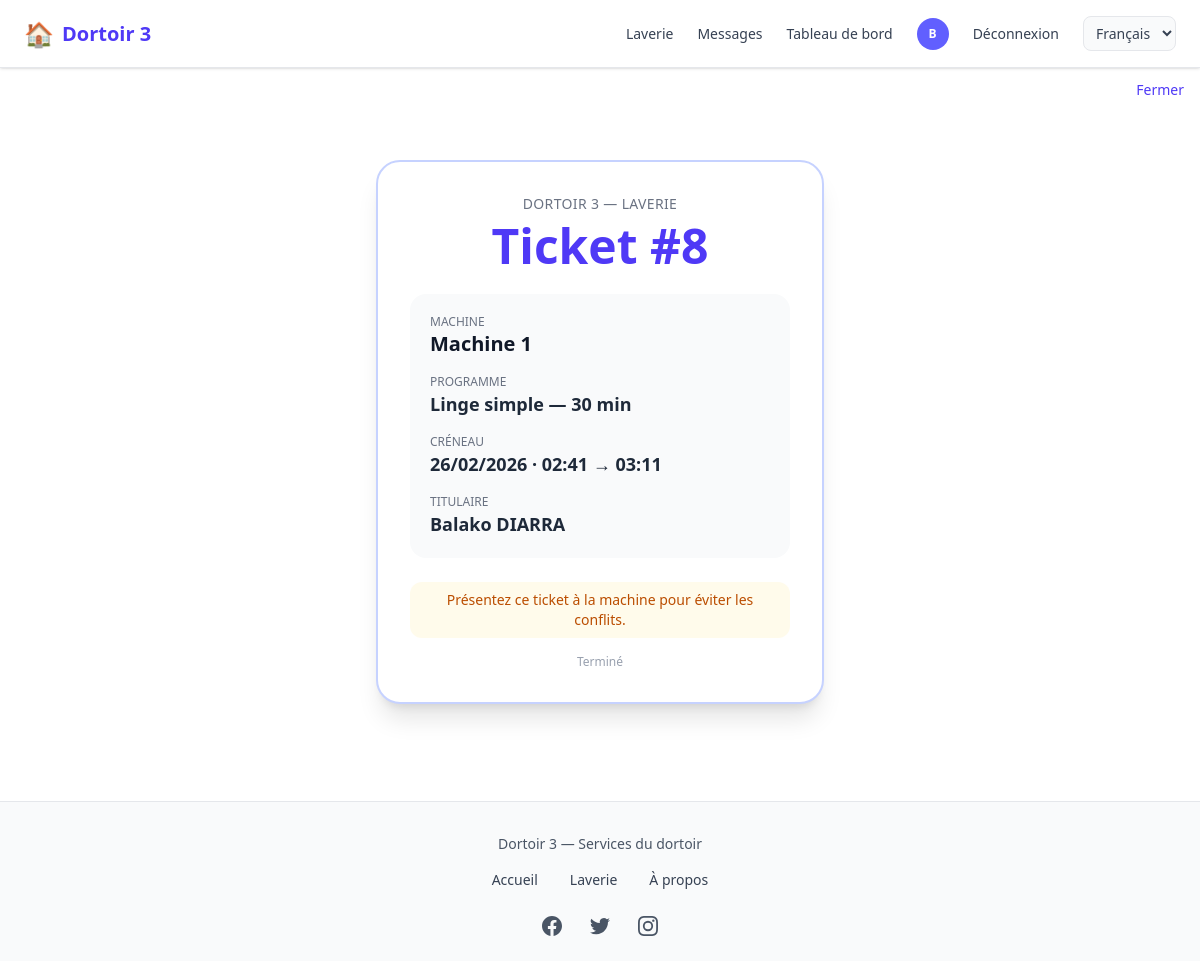
Screenshot of /laverie/ticket/12/ (signed in) with the database file from the repository.
### comptes/models.py (models this page shows, shortened)
class CustomUser(AbstractUser):
    USER_TYPES = (
        ('ADMIN', 'Administrateur'),
        ('client', 'Client'),
        ('vendeur', 'Vendeur'),
        ('coursier', 'Coursier'),
    )
    user_type = models.CharField(max_length=22, choices=USER_TYPES, default="client")
    email = models.EmailField('Adresse email', unique=True,max_length=50)
    telephone = models.CharField(max_length=20, unique=True, blank=True)
    photo = models.ImageField(upload_to=user_photo_upload_to, null=True, blank=True)
    is_premium = models.BooleanField(default=False)
    GENRE = (('masculin', 'Masculin'), ('feminin', 'Féminin'))
    genre = models.CharField(max_length=22, choices=GENRE, null=True, blank=True)
    date_inscription = models.DateField(auto_now_add=True)
    latitude = models.DecimalField(max_digits=9, decimal_places=6, blank=True, null=True)
    longitude = models.DecimalField(max_digits=9, decimal_places=6, blank=True, null=True)
    last_activity = models.DateTimeField(null=True, blank=True, verbose_name="Dernière activité")
    REQUIRED_FIELDS = ['email', 'user_type']

### laverie/models.py (models this page shows, shortened)
class Reservation(models.Model):
    STATUT_CHOICES = [
        ('reserve', 'Réservé'),
        ('en_cours', 'En cours'),
        ('termine', 'Terminé'),
        ('annule', 'Annulé'),
    ]
    utilisateur = models.ForeignKey(
        settings.AUTH_USER_MODEL,
        on_delete=models.CASCADE,
        related_name='reservations_laverie'
    )
    machine = models.ForeignKey(Machine, on_delete=models.CASCADE, related_name='reservations')
    fonction = models.ForeignKey(
        FonctionMachine,
        on_delete=models.CASCADE,
        related_name='reservations',
        null=True,
        blank=True
    )
    debut = models.DateTimeField()
    fin = models.DateTimeField()
    statut = models.CharField(max_length=20, choices=STATUT_CHOICES, default='reserve')
    date_creation = models.DateTimeField(auto_now_add=True)
    numero = models.PositiveIntegerField(
        unique=True,
        null=True,
        blank=True,
        help_text="Numéro de ticket (séquentiel, affiché à l'utilisateur)",
    )
    class Meta:
        ordering = ['-debut']
    def duree_affichage(self):
        if self.fonction:
            return self.fonction.duree_affichage()
        n = self.duree_minutes()
        if n >= 60:
            return f"{n // 60} h {n % 60} min" if n % 60 else f"{n // 60} h"
        return f"{n} min"
    @classmethod
    def marquer_tickets_termines(cls):
        from django.utils import timezone
        now = timezone.now()
        return cls.objects.filter(
            statut__in=('reserve', 'en_cours'),
            fin__lt=now,
        ).update(statut='termine')
    @classmethod
    def marquer_tickets_en_cours(cls):
        from django.utils import timezone
        now = timezone.now()
        return cls.objects.filter(
            statut='reserve',
            debut__lte=now,
            fin__gte=now,
        ).update(statut='en_cours')

class Machine(models.Model):
    nom = models.CharField(max_length=100, help_text="Ex: Machine 1, Lave-linge A")
    ordre = models.PositiveSmallIntegerField(default=0, help_text="Ordre d'affichage")
    active = models.BooleanField(default=True)
    date_creation = models.DateTimeField(auto_now_add=True)
    class Meta:
        ordering = ['ordre', 'nom']

class FonctionMachine(models.Model):
    machine = models.ForeignKey(Machine, on_delete=models.CASCADE, related_name='fonctions')
    nom = models.CharField(max_length=80, help_text="Ex: Coton, Jeans, Délicat")
    duree_minutes = models.PositiveIntegerField(help_text="Durée du cycle en minutes")
    ordre = models.PositiveSmallIntegerField(default=0)
    active = models.BooleanField(default=True)
    class Meta:
        ordering = ['machine', 'ordre', 'nom']
        unique_together = [['machine', 'nom']]
    def duree_affichage(self):
        h = self.duree_minutes // 60
        m = self.duree_minutes % 60
        if h and m:
            return f"{h} h {m} min"
        if h:
            return f"{h} h"
        return f"{m} min"

### laverie/views.py (the view)
# urls.py: path('ticket/<int:pk>/', views.afficher_ticket, name='afficher_ticket'),
@login_required
def afficher_ticket(request, pk):
    Reservation.marquer_tickets_termines()
    Reservation.marquer_tickets_en_cours()
    resa = get_object_or_404(Reservation, pk=pk, utilisateur=request.user)
    return render(request, 'laverie/afficher_ticket.html', {'resa': resa})

### comptes/context_processors.py (called while the page is built)
def notifications_context(request):
    context = {
        'pending_orders_count': 0,
        'packaged_orders_count': 0,
        'unread_messages_count': 0,
    }
    if request.user.is_authenticated:
        from chat.models import Message, Conversation
        conversations = Conversation.objects.filter(
            Q(participant1=request.user) | Q(participant2=request.user)
        )
        context['unread_messages_count'] = Message.objects.filter(
            Q(conversation__in=conversations) & ~Q(sender=request.user),
            lu=False
        ).count()
    return context

### templates/laverie/afficher_ticket.html
{% extends 'home.html' %}
{% load static %}
{% block contenu %}
<div class="min-h-[70vh] flex flex-col items-center justify-center px-4 py-8">
    <a href="{% url 'laverie:mes_tickets' %}" class="absolute top-20 right-4 text-indigo-600 hover:text-indigo-700 text-sm font-medium">
        Fermer
    </a>
    <div class="w-full max-w-md bg-white rounded-3xl shadow-xl border-2 border-indigo-200 p-8 text-center">
        <p class="text-sm text-gray-500 uppercase tracking-wide mb-2">Dortoir 3 — Laverie</p>
        <p class="text-4xl sm:text-5xl font-black text-indigo-600 mb-6">Ticket #{{ resa.numero|default:resa.pk }}</p>
        <div class="space-y-4 text-left bg-gray-50 rounded-2xl p-5">
            <div>
                <p class="text-xs text-gray-500 uppercase">Machine</p>
                <p class="text-xl font-bold text-gray-900">{{ resa.machine.nom }}</p>
            </div>
            <div>
                <p class="text-xs text-gray-500 uppercase">Programme</p>
                <p class="text-lg font-semibold text-gray-800">{{ resa.fonction.nom|default:"—" }} — {{ resa.duree_affichage }}</p>
            </div>
            <div>
                <p class="text-xs text-gray-500 uppercase">Créneau</p>
                <p class="text-lg font-semibold text-gray-800">{{ resa.debut|date:"d/m/Y" }} · {{ resa.debut|time:"H:i" }} → {{ resa.fin|time:"H:i" }}</p>
            </div>
            <div>
                <p class="text-xs text-gray-500 uppercase">Titulaire</p>
                <p class="text-lg font-semibold text-gray-800">{{ resa.utilisateur.get_full_name|default:"Utilisateur" }}</p>
            </div>
        </div>
        <p class="mt-6 text-sm font-medium text-amber-700 bg-amber-50 rounded-xl py-2 px-4">
            Présentez ce ticket à la machine pour éviter les conflits.
        </p>
        <p class="mt-4 text-xs text-gray-400">{{ resa.get_statut_display }}</p>
    </div>
</div>
{% endblock %}

### templates/nav_footer/nav.html (shortened to what this page needs)
{% load static %}
{% load i18n %}
<nav class="hidden md:flex fixed top-0 left-0 w-full z-50 bg-white border-b border-gray-200 shadow-sm">
  <div class="flex items-center justify-between w-full max-w-7xl mx-auto px-6 py-4">
    <a href="{% url 'home' %}"
       class="flex items-center space-x-2 text-indigo-600 text-xl font-semibold hover:opacity-90 transition">
      <span class="text-2xl">🏠</span>
      <span>{% trans "Dortoir 3" %}</span>
    </a>
    <div class="flex items-center space-x-6 text-sm font-medium">
      <a href="{% url 'laverie:accueil' %}"
         class="text-gray-700 hover:text-indigo-500 transition">
        {% trans "Laverie" %}
      </a>
      {% if user.is_authenticated %}
        <a href="{% url 'chat:mes_conversations' %}"
           class="relative text-gray-700 hover:text-indigo-500 transition">
          {% trans "Messages" %}
        </a>
        {% if user.user_type == 'ADMIN' %}
          <a href="{% url 'dashboard' %}"
             class="text-gray-700 hover:text-indigo-500 transition">
            {% trans "Dashboard" %}
          </a>
        {% endif %}
        <a href="{% url 'profile' %}" class="flex items-center">
          {% if user.photo %}
            <img src="{{ user.photo.url }}"
                 class="w-8 h-8 rounded-full object-cover border">
          {% else %}
            <div class="w-8 h-8 rounded-full bg-indigo-500 flex items-center justify-center text-white text-xs font-bold">
              {{ user.first_name|first|default:user.email|first|upper }}
            </div>
          {% endif %}
        </a>
        <a href="{% url 'logout' %}"
           class="text-gray-700 hover:text-red-500 transition">
          {% trans "Log out" %}
        </a>
      {% else %}
        <a href="{% url 'login' %}"
           class="text-gray-700 hover:text-indigo-500 transition">
          {% trans "Log in" %}
        </a>
      {% endif %}
      <form action="{% url 'set_language' %}" method="post" class="inline" id="lang-form-desktop">
        <select name="language" onchange="this.form.submit()" class="text-sm border border-gray-200 rounded-lg px-2 py-1.5 bg-gray-50 text-gray-700 cursor-pointer">
          {% get_current_language as CURRENT_LANG %}
          {% for code, name in LANGUAGES %}
          <option value="{{ code }}" {% if code == CURRENT_LANG %}selected{% endif %}>{{ name }}</option>
          {% endfor %}
        </select>
      </form>
    </div>
  </div>
</nav>
            {% get_current_language as CURRENT_LANG %}

### rows the page displays
CustomUser: first_name|first "B"
Reservation: numero "8", machine.nom "Machine 1", fonction.nom "Linge simple", duree_affichage "30 min", debut "26/02/2026", debut "02:41", fin "03:11", utilisateur.get_full_name "Balako DIARRA", statut "Terminé"

### other values shown
form field language "Français"
